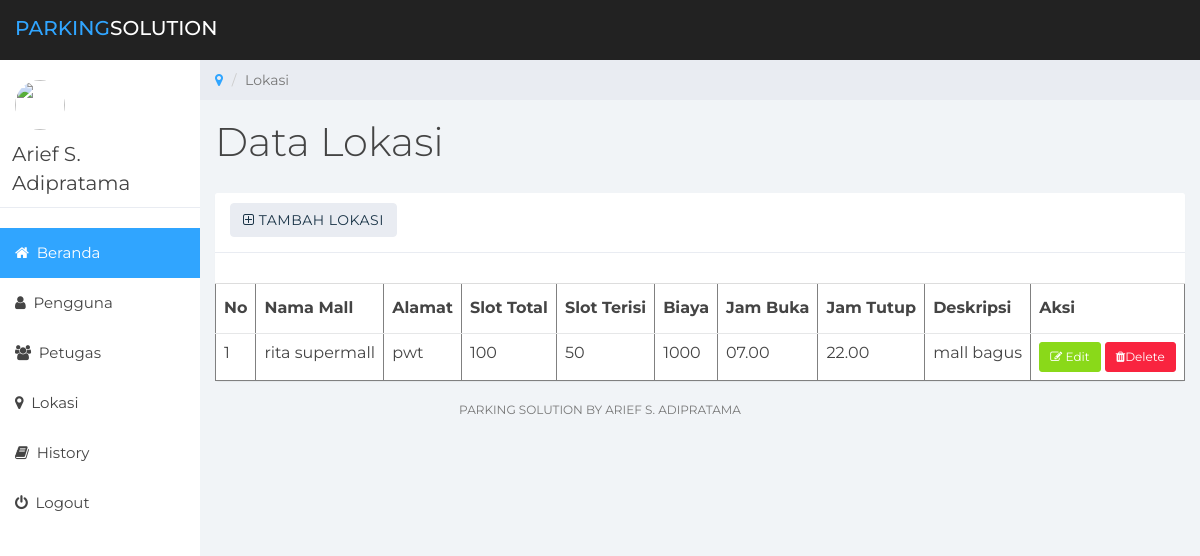
The app's page /parking/lokasi.php, older data.
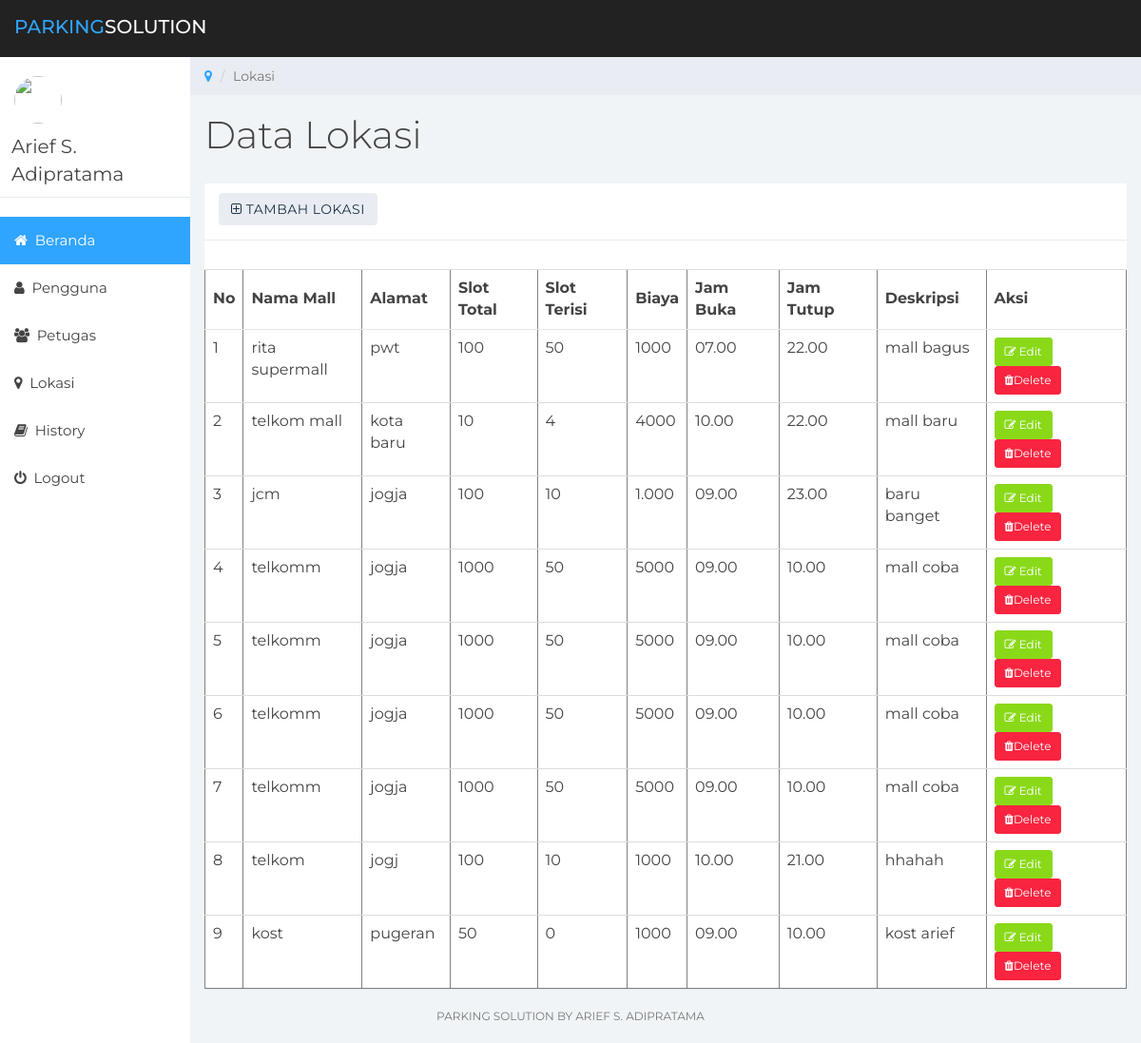
The same page, newer data.
### tables this page shows
CREATE TABLE `mall` (
  `id_mall` int(11) NOT NULL,
  `nama_mall` varchar(50) NOT NULL,
  `alamat` varchar(255) NOT NULL,
  `slot_total` int(11) NOT NULL,
  `slot_terisi` int(11) NOT NULL,
  `biaya` varchar(50) NOT NULL,
  `jam_buka` varchar(50) NOT NULL,
  `jam_tutup` varchar(50) NOT NULL,
  `deskripsi` varchar(255) NOT NULL,
  `url` varchar(255) NOT NULL
);

### parking/lokasi.php (the view, shortened to what this page needs)
<html>
<head>
	<link href="css/bootstrap.min.css" rel="stylesheet">
	<link href="css/font-awesome.min.css" rel="stylesheet">
	<link href="css/datepicker3.css" rel="stylesheet">
	<link href="css/styles.css" rel="stylesheet">
</head>
<body>
	<nav class="navbar navbar-custom navbar-fixed-top" role="navigation">
		<div class="container-fluid">
			<div class="navbar-header">
				<a class="navbar-brand" href="#"><span>Parking</span>Solution</a>
		</div>
	</nav>
	<?php
			include "inc/menu.php";
		?>
	<div class="col-sm-9 col-sm-offset-3 col-lg-10 col-lg-offset-2 main">
		<div class="row">
			<ol class="breadcrumb">
				<li><a href="#">
					<em class="fa fa-map-marker"></em>
				</a></li>
				<li class="active">Lokasi</li>
			</ol>
		</div>
		<div class="row">
			<div class="col-lg-12">
				<h1 class="page-header">Data Lokasi</h1>
			</div>
		</div>
				<div class="row">
			<div class="col-lg-12">
				<div class="panel panel-default">
					<div class="panel-heading">
						<a href="tambahmall.php">
							<div class="btn btn-default btn"> <span class="fa fa-plus-square-o"></span> TAMBAH LOKASI</div>
						</a>
						</div>
						<div class="panel-body">
						</div>
						<table border="1px" class="table">
				            <thead>
				                <th>No</th>
				                <th>Nama Mall</th>
				                <th>Alamat</th>
				                <th>Slot Total</th>
				                <th>Slot Terisi</th>
				                <th>Biaya</th>
				                <th>Jam Buka</th>
				                <th>Jam Tutup</th>
				                <th>Deskripsi</th>
				                <th>Aksi</th>
				            </thead>
				            <tbody>
				                <?php
				                    $query = "SELECT * FROM mall";
				                    $sql = mysql_query($query);
				                    if($sql){
				                        if (mysql_num_rows($sql) > 0){
				                            $no = 1;
				                            while($row = mysql_fetch_array($sql)){?>
				                               <tr>
				                                    <td><?php echo $no ?></th>
				                                    <td><?php echo $row['nama_mall'];?></td>
				                                    <td><?php echo $row['alamat'];?></td>
				                                    <td><?php echo $row['slot_total'];?></td>
				                                    <td><?php echo $row['slot_terisi'];?></td>
				                                    <td><?php echo $row['biaya'];?></td>
				                                    <td><?php echo $row['jam_buka'];?></td>
				                                    <td><?php echo $row['jam_tutup'];?></td>
				                                    <td><?php echo $row['deskripsi'];?></td>
				                                    <td><div class="btn btn-success btn-sm"> <span class="fa fa-pencil-square-o">
				                                    </span> Edit</div>
				                                    <div class="btn btn-danger btn-sm"> <span class="fa fa-trash">
				                                	</span>Delete</div></td>
				                               </tr>
				                            <?php
				                                $no++;
				                            }
				                        } else {
				                            echo "tidak ada data";
				                        }
				                    }else{
				                        echo "terjadi kesalahan";
				                    }
				                ?>
				            </tbody>
				        </table>
				    </div>
				</div>
			</div>
		</div>
			<div class="col-sm-12">
				<p class="back-link">Parking Solution by Arief S. Adipratama</a></p>
			</div>
</body>
</html>

Row changes from the older to the newer data that the page shows:
added mall: nama_mall "telkom mall", alamat "kota baru", slot_total "10", slot_terisi "4", biaya "4000", jam_buka "10.00", jam_tutup "22.00", deskripsi "mall baru"
added mall: nama_mall "jcm", alamat "jogja", slot_total "100", slot_terisi "10", biaya "1.000", jam_buka "09.00", jam_tutup "23.00", deskripsi "baru banget"
added mall: nama_mall "telkomm", alamat "jogja", slot_total "1000", slot_terisi "50", biaya "5000", jam_buka "09.00", jam_tutup "10.00", deskripsi "mall coba"
added mall: nama_mall "telkomm", alamat "jogja", slot_total "1000", slot_terisi "50", biaya "5000", jam_buka "09.00", jam_tutup "10.00", deskripsi "mall coba"
added mall: nama_mall "telkomm", alamat "jogja", slot_total "1000", slot_terisi "50", biaya "5000", jam_buka "09.00", jam_tutup "10.00", deskripsi "mall coba"
added mall: nama_mall "telkomm", alamat "jogja", slot_total "1000", slot_terisi "50", biaya "5000", jam_buka "09.00", jam_tutup "10.00", deskripsi "mall coba"
added mall: nama_mall "telkom", alamat "jogj", slot_total "100", slot_terisi "10", biaya "1000", jam_buka "10.00", jam_tutup "21.00", deskripsi "hhahah"
added mall: nama_mall "kost", alamat "pugeran", slot_total "50", slot_terisi "0", biaya "1000", jam_buka "09.00", jam_tutup "10.00", deskripsi "kost arief"
